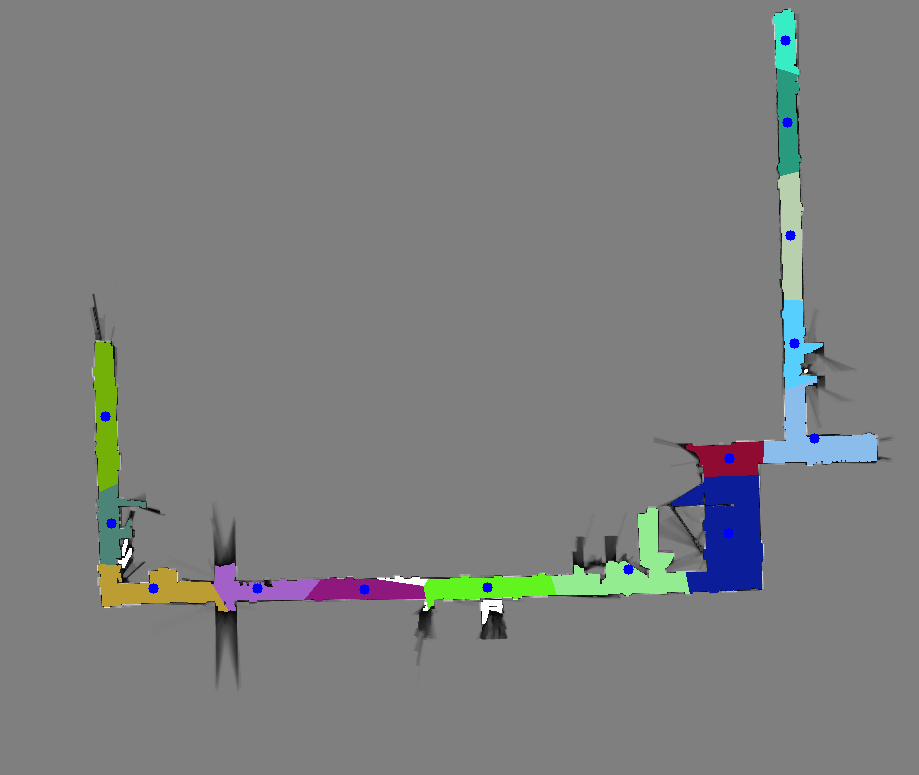
#> input picture output_map.png, 919 x 775 px
$ python run_auto_seg.py --img_path output_map.png
#> lines starting #> are read from the running program, lines starting #| are printed output that depends on the picture; after the words box and inside, x2 and y2 are one past the last pixel; in counts of white or black regions, pixels touching at a corner belong together
import numpy as np
import cv2
import argparse
import json

class RoomSegmentation:
    def __init__(self, img_path, n_segments=80, min_area=500, output_file="output_map.png", json_output="centroids.json"):
#> called with img_path = 'output_map.png', n_segments = 80, min_area = 500, output_file = 'output_map.png', json_output = 'centroids.json'
        self.img_path = img_path
        self.n_segments = n_segments
        self.min_area = min_area
        self.output_file = output_file
        self.json_output = json_output
        self.img = cv2.imread(img_path)
#> self.img is the input picture: shape (775, 919, 3); mean B, G, R 126.8, 126.9, 125
        if self.img is None:
            raise FileNotFoundError(f"cannot find image file: {img_path}")

        # variables for saving results
        self.labels = None
        self.mask = None
        self.polygon_list_map = []
        self.centroid_list = []

    def preprocess_image(self):
        """preprocess image"""
        self.img[self.img >= 250] = 0
#> self.img: shape (775, 919, 3); 0.51% of pixels changed, all inside (x1, y1, x2, y2) = (100, 35, 823, 624)
        image_bit = cv2.bitwise_not(self.img)
        kernel = np.ones((3, 3), np.uint8)
        open_img = cv2.morphologyEx(image_bit, cv2.MORPH_OPEN, kernel, iterations=1)
        self.img = open_img
        return self.img

    def apply_slic(self):
        """apply SLIC algorithm"""
        height, width = self.img.shape[:2]
#> height = 775; width = 919
        region_size = int(np.sqrt((width * height) / self.n_segments))
#> region_size = 94

        # create SLIC and calculate superpixels
        slic = cv2.ximgproc.createSuperpixelSLIC(self.img, region_size=region_size, ruler=20)
        slic.iterate(10)

        # get superpixel labels and contour mask
        self.labels = slic.getLabels()
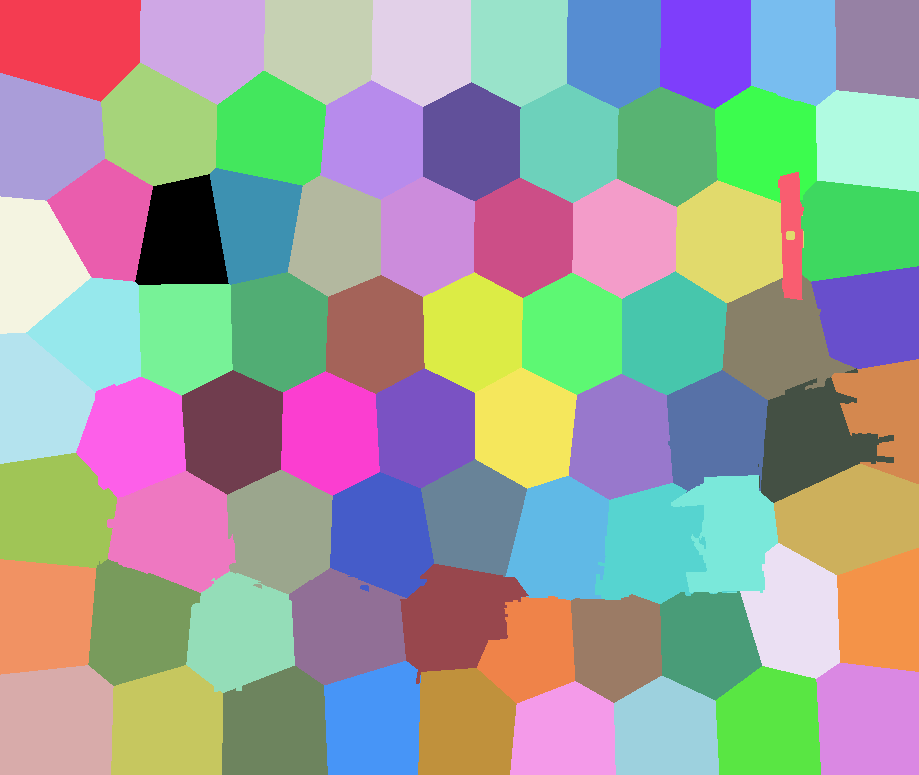
#> self.labels: shape (775, 919) int32; 76 distinct labels, from 0 to 75; one colour per label, 0 black
        self.mask = slic.getLabelContourMask()
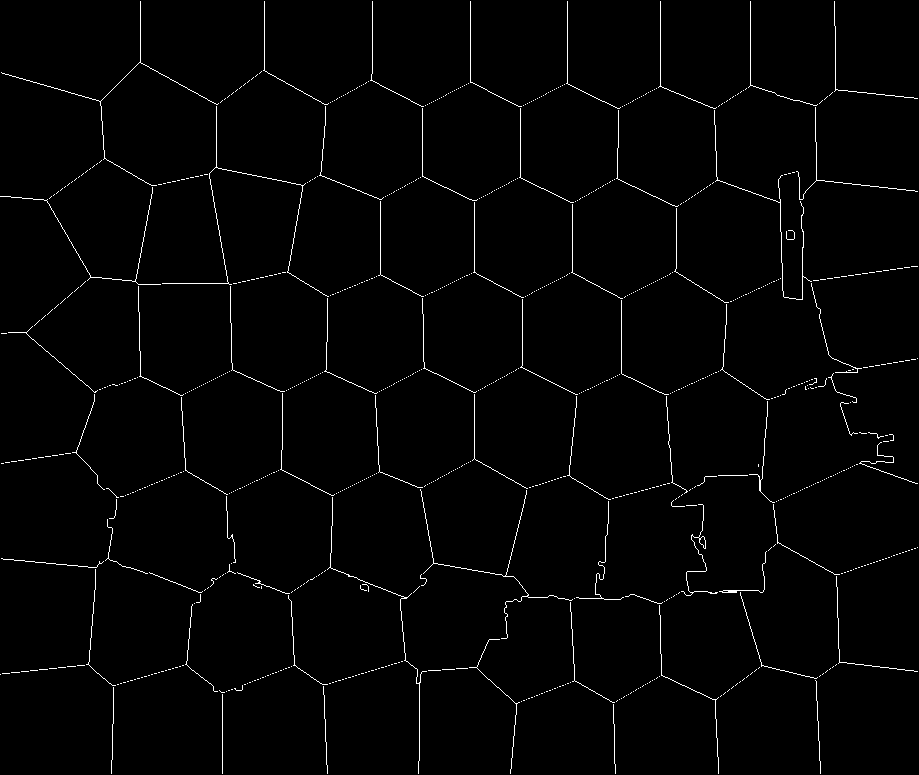
#> self.mask: shape (775, 919); 1.6% white in thin lines or dots

        return self.labels, self.mask

    def create_contour_image(self):
        """create image with contours"""
        img_with_contours = self.img.copy()
        img_with_contours[self.mask == 255] = [0, 255, 0]
#> img_with_contours: shape (775, 919, 3); mean B, G, R 127.2, 130.1, 127.9
        return img_with_contours

    def create_colored_segments(self):
        """apply color to segments with white areas"""
        img_color = self.img.copy()
        gray_img = cv2.cvtColor(self.img, cv2.COLOR_BGR2GRAY)
        white_mask = gray_img == 255
#> white_mask: shape (775, 919) bool; 0.25% white; 20 white regions (3 under 20 px), largest, box (x1, y1, x2, y2) and area: (481, 600, 503, 624) 299, (393, 576, 427, 586) 203, (118, 539, 132, 568) 176

        unique_segments = np.unique(self.labels)
#> unique_segments = 76 values from 0 to 75

        for seg_id in unique_segments:
            mask_seg = (self.labels == seg_id) & white_mask
            if np.any(mask_seg):
                color = np.random.randint(0, 255, size=3).tolist()
                img_color[mask_seg] = color
#> this loop made 76 passes
#> color on passes 9, 18, 27, 37, 40, 46, 47, 50, 51, 52, 55, 56: [172, 47, 117], [192, 67, 251], [195, 103, 9], [211, 21, 242], [36, 87, 70], [216, 88, 140], [58, 193, 230], [39, 87, 174], [88, 81, 165], [25, 77, 72], [9, 148, 115], [208, 243, 197]
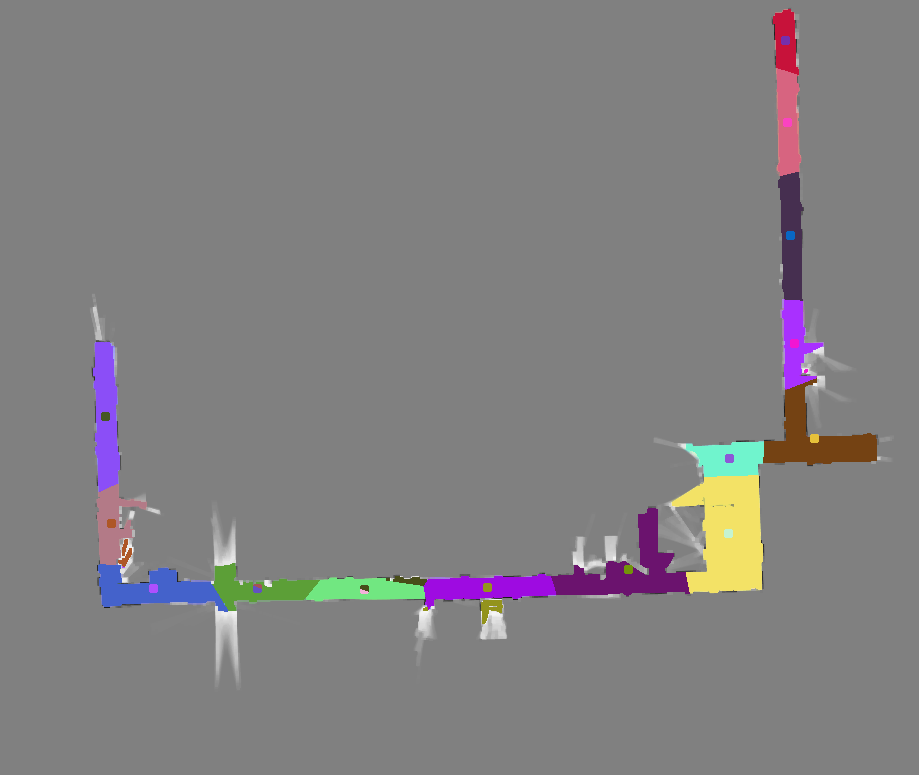
#> img_color: shape (775, 919, 3); mean B, G, R 128.8, 127.7, 129.7

        img_color[self.mask == 255] = [0, 0, 255]
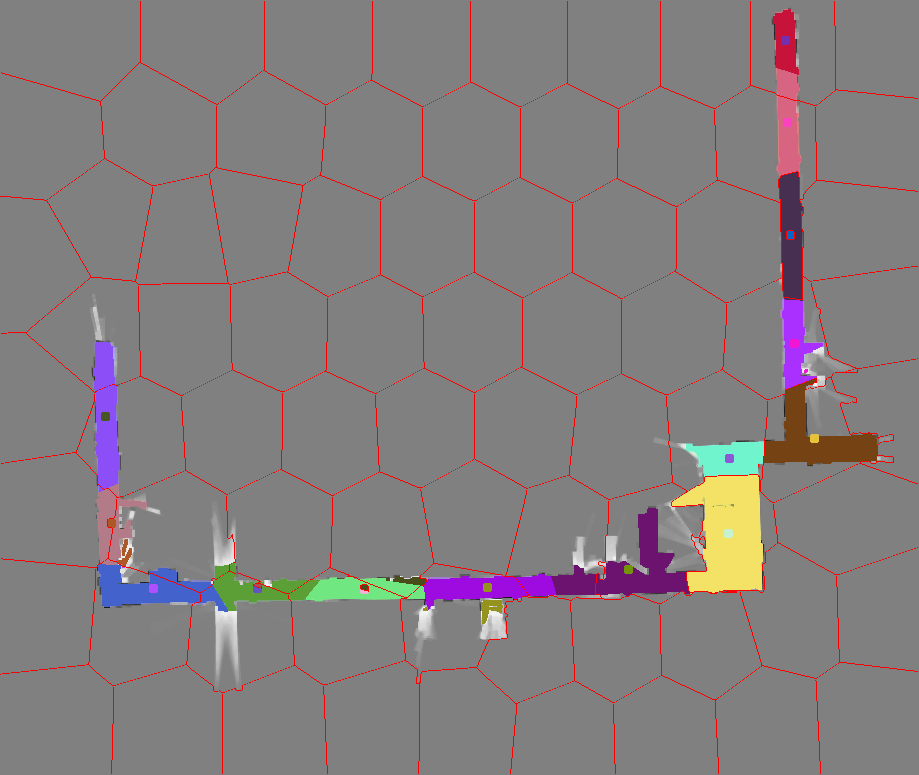
#> img_color: shape (775, 919, 3); 1.59% of pixels changed, all inside (x1, y1, x2, y2) = (0, 1, 918, 774)
        return img_color

    def extract_polygons(self):
        """extract polygons from segments"""
        gray_img = cv2.cvtColor(self.img, cv2.COLOR_BGR2GRAY)
        white_mask = gray_img == 255
        unique_segments = np.unique(self.labels)
#> unique_segments = 76 values from 0 to 75

        self.polygon_list_map = []
        self.centroid_list = []

        for seg_id in unique_segments:
            mask_seg = (self.labels == seg_id) & white_mask
            if np.any(mask_seg):
                mask_seg_uint8 = mask_seg.astype(np.uint8) * 255
                contours, _ = cv2.findContours(mask_seg_uint8, cv2.RETR_EXTERNAL, cv2.CHAIN_APPROX_SIMPLE)

                for contour in contours:
                    area = cv2.contourArea(contour)
                    if area < self.min_area:
                        continue  # ignore small segments

                    contour_map_coords = []
                    for point in contour:
                        map_x, map_y = point[0][0], point[0][1]
                        contour_map_coords.append([map_x, map_y])

                    self.polygon_list_map.append(contour_map_coords)

                    # first try moment method to calculate centroid
                    M = cv2.moments(contour)
                    if M["m00"] != 0:
                        centroid_x = int(M["m10"] / M["m00"])
                        centroid_y = int(M["m01"] / M["m00"])

                        # if centroid is outside the polygon, use distance transform method
                        if cv2.pointPolygonTest(contour, (centroid_x, centroid_y), False) < 0:
                            # use distance transform method
                            mask_contour = np.zeros_like(mask_seg_uint8)
                            cv2.drawContours(mask_contour, [contour], 0, 255, -1)

                            # apply distance transform
                            dist_transform = cv2.distanceTransform(mask_contour, cv2.DIST_L2, 5)
                            _, max_val, _, max_loc = cv2.minMaxLoc(dist_transform)

                            # use the point with the maximum distance as centroid
                            centroid_x, centroid_y = max_loc

                            # if still outside, find a random point inside the polygon
                            if cv2.pointPolygonTest(contour, (centroid_x, centroid_y), False) < 0:
                                # sample a point inside the polygon
                                x, y, w, h = cv2.boundingRect(contour)
                                found = False
                                for _ in range(100):  # try up to 100 times
                                    sample_x = np.random.randint(x, x + w)
                                    sample_y = np.random.randint(y, y + h)
                                    if cv2.pointPolygonTest(contour, (sample_x, sample_y), False) >= 0:
                                        centroid_x, centroid_y = sample_x, sample_y
                                        found = True
                                        break

                                # if still not found, use the first point of the polygon
                                if not found:
                                    centroid_x, centroid_y = contour[0][0]
                    else:
                        # if moment is 0 (rare case) use the first point of the polygon
                        centroid_x, centroid_y = contour[0][0]

                    self.centroid_list.append([centroid_x, centroid_y])
#> this loop made 76 passes
#> contours on pass 51: 1 contour, all with area under 20
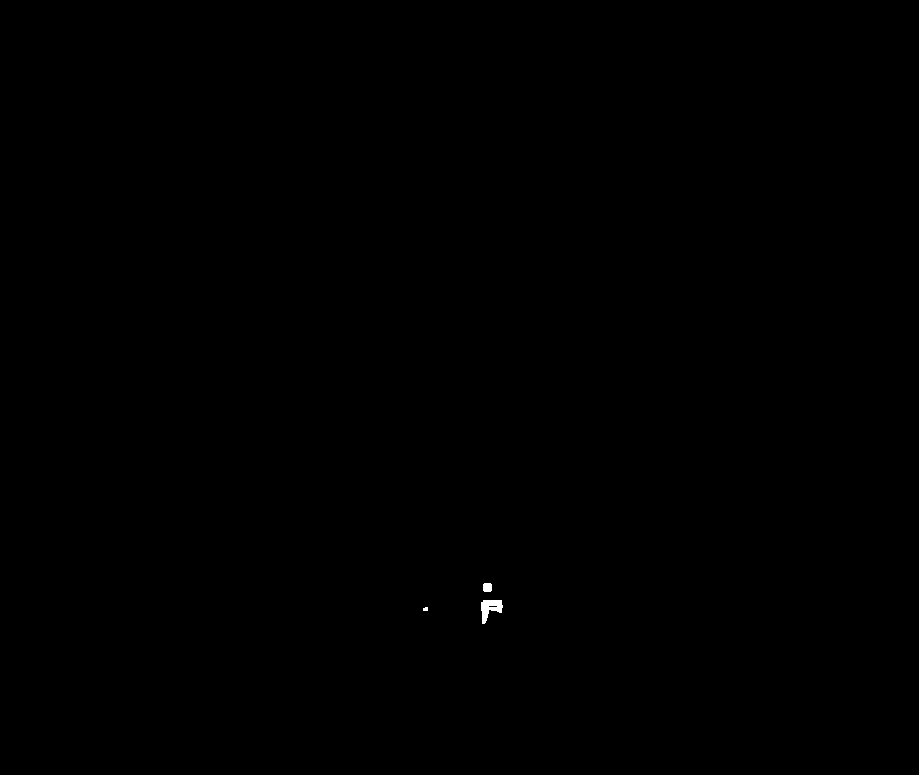
#> mask_seg_uint8: shape (775, 919); 0.06% white; 3 white regions (1 under 20 px), largest, box (x1, y1, x2, y2) and area: (481, 600, 503, 624) 299, (483, 583, 492, 592) 77
#> after the loop, self.centroid_list = []; self.polygon_list_map = []

        return self.polygon_list_map, self.centroid_list

    def create_final_image(self):
        """create final image (show polygons and centroids)"""
        img_with_polygons = self.img.copy()

        for polygon in self.polygon_list_map:
            polygon = np.array(polygon, dtype=np.int32)
            color = np.random.randint(0, 255, size=(3,)).tolist()
            cv2.fillPoly(img_with_polygons, [polygon], color=color)
#> this loop made 0 passes

        # add centroids to image
        for centroid in self.centroid_list:
            cv2.circle(img_with_polygons, (centroid[0], centroid[1]), 5, (255, 0, 0), -1)

        return img_with_polygons

    def save_result(self, img):
        """save result image"""
        cv2.imwrite(self.output_file, img)
        print(f"result image saved: {self.output_file}")

    def save_centroids_to_json(self):
        """save centroids to JSON file"""
        room_data = {}

        for i, centroid in enumerate(self.centroid_list):
            room_name = f"room{i+1}"
            room_data[room_name] = {"x": float(centroid[0]), "y": float(centroid[1])}
#> after the loop, room_data = 0 items

        with open(self.json_output, 'w') as json_file:
            json.dump(room_data, json_file, indent=4)

        print(f"centroids data saved to JSON file: {self.json_output}")

    def run(self):
        """run entire process"""
        # preprocess image
        self.preprocess_image()

        # apply SLIC algorithm
        self.apply_slic()

        # create step-by-step images
        img_contours = self.create_contour_image()
        img_colored = self.create_colored_segments()

        # extract polygons
        self.extract_polygons()

        # create final image
        final_img = self.create_final_image()

        # save result
        self.save_result(final_img)

        # save centroids to JSON
        self.save_centroids_to_json()

        # show step-by-step images in OpenCV window
        top_row = np.hstack((self.img, img_contours))
        bottom_row = np.hstack((img_colored, final_img))
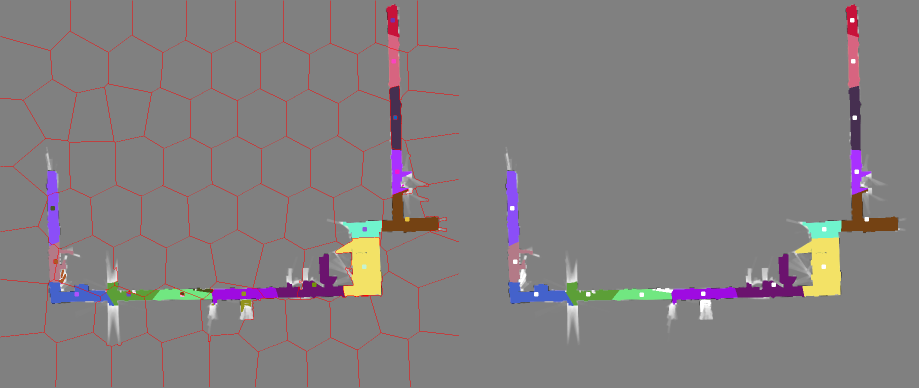
#> bottom_row: shape (775, 1838, 3) (shown at 1/2 size); mean B, G, R 128, 126.9, 130.9
        combined_img = np.vstack((top_row, bottom_row))

        cv2.imshow("Map Segmentation Result", cv2.resize(combined_img, None, fx=0.5, fy=0.5))
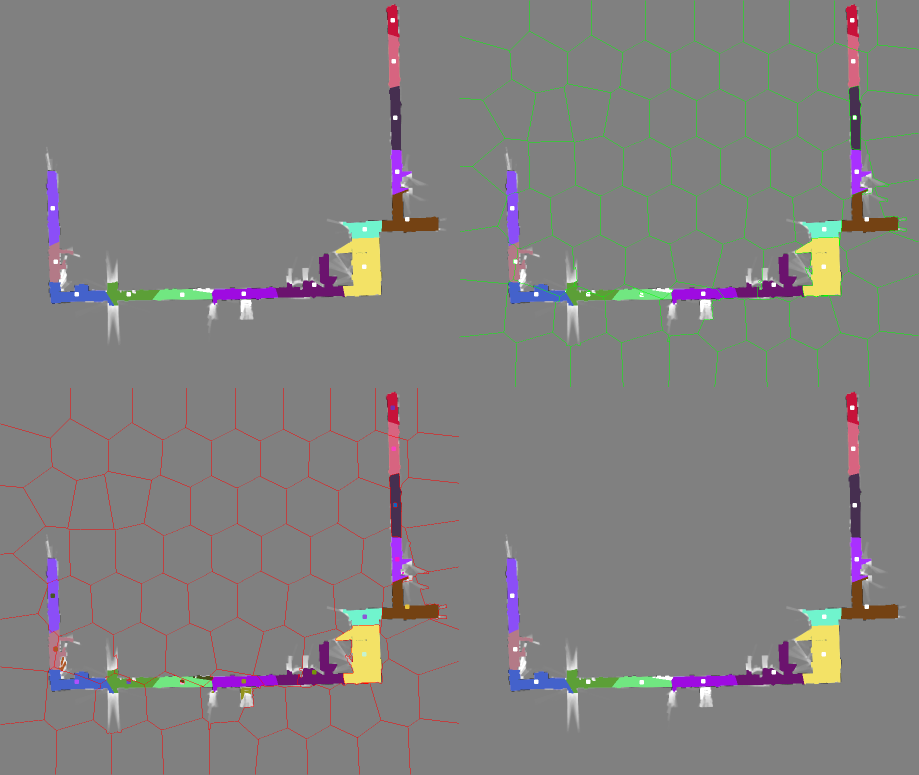
#> window 'Map Segmentation Result': shape (775, 919, 3); mean B, G, R 128.1, 128, 129.9
        cv2.waitKey(0)
        cv2.destroyAllWindows()


def main():
    parser = argparse.ArgumentParser(description="automatic room segmentation")
    parser.add_argument("--img_path", type=str, required=True, help="input PGM file path")
    parser.add_argument("--n_segments", type=int, default=80, help="number of segments")
    parser.add_argument("--min_area", type=int, default=500, help="minimum segment area")
    parser.add_argument("--output", type=str, default="output_map.png", help="output image file name")
    parser.add_argument("--json_output", type=str, default="centroids.json", help="centroids JSON output file name")

    args = parser.parse_args()

    segmentation = RoomSegmentation(
        img_path=args.img_path,
        n_segments=args.n_segments,
        min_area=args.min_area,
        output_file=args.output,
        json_output=args.json_output
    )

    segmentation.run()

if __name__ == "__main__":
    main()
